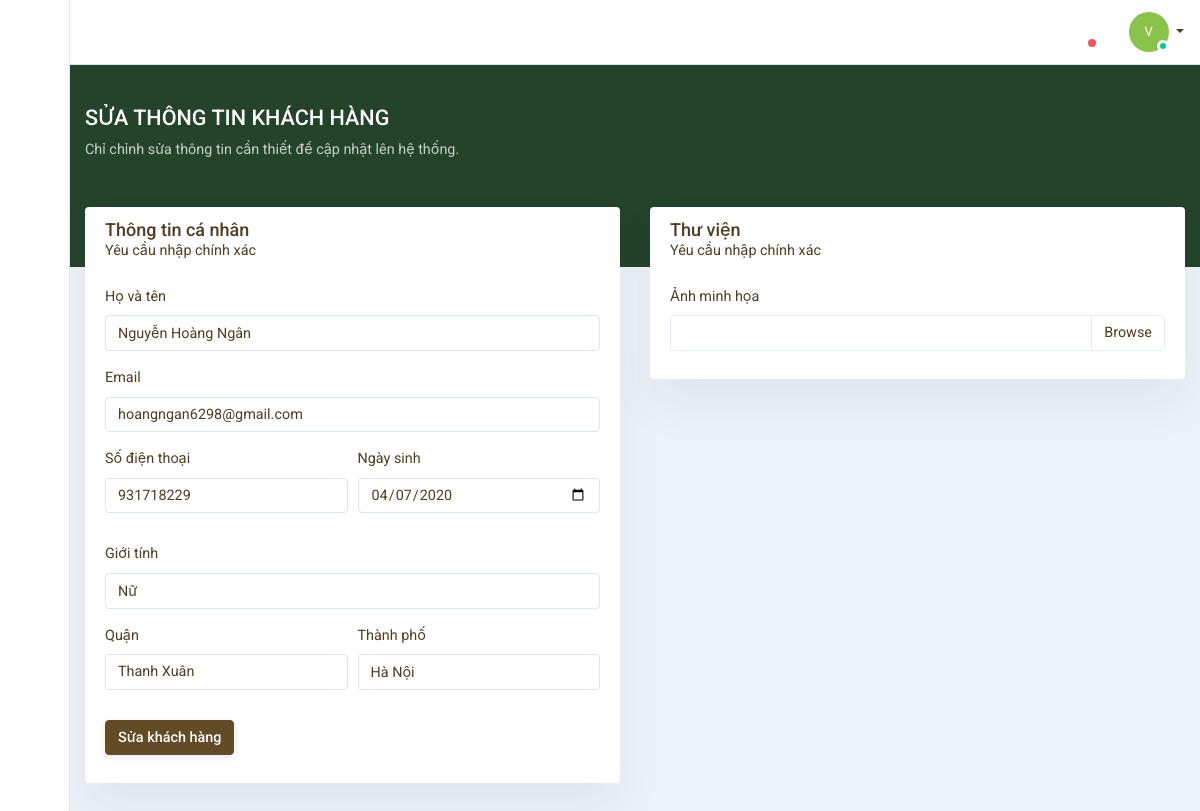
Screenshot of /admin/quan_tri_khach_hang/sua_khach_hang/1 with the database file from the repository.
### tables this page shows
CREATE TABLE `tbl_khach_hang` (
  `id` int(11) NOT NULL,
  `ten_kh` varchar(100) NOT NULL,
  `thanh_pho` varchar(100) DEFAULT NULL,
  `quan` varchar(100) DEFAULT NULL,
  `email` varchar(30) NOT NULL,
  `SDT` int(11) DEFAULT NULL,
  `ngay_tao` timestamp NULL DEFAULT current_timestamp(),
  `nguoi_tao` varchar(100) DEFAULT NULL,
  `ngay_sua` datetime DEFAULT NULL,
  `nguoi_sua` varchar(100) DEFAULT NULL,
  `anh_minh_hoa` text DEFAULT NULL,
  `ngaysinh` date NOT NULL,
  `gioi_tinh` varchar(50) NOT NULL
);

### application/controllers/admin/Quan_tri_khach_hang.php (called while the page is built, shortened)
<?php
class Quan_tri_khach_hang extends CI_Controller {
	public function sua_khach_hang()
	{
		$this->load->helper('url');
		$this->load->database();
		$this->load->model('khach_hang');
		$id = $this->uri->segment(4);
		$data['khach_hang'] = $this->khach_hang->lay_khach_hang_theo_ID($id);
		$this->load->view('admin/khach_hang_sua', $data);
	}
}

### index.php (called while the page is built, shortened)
<?php
require_once BASEPATH.'core/CodeIgniter.php';

### application/models/khach_hang.php (called while the page is built, shortened)
<?php
Class khach_hang extends CI_Model {
		public function lay_khach_hang_theo_ID($id)
        {
			$query = $this->db->query("
				SELECT *
				FROM tbl_khach_hang
				WHERE id='".$id."'"
			);
	        return  $query->row();
        }
}
;?>

### application/views/admin/khach_hang_sua.php (the view, shortened to what this page needs)
<!DOCTYPE html>
<html lang="en">
<head>
<link rel='stylesheet' href='https://d33wubrfki0l68.cloudfront.net/css/478ccdc1892151837f9e7163badb055b8a1833a5/crisp/assets/vendor/pace/pace.css'/>
<link rel='stylesheet' type='text/css' href='https://d33wubrfki0l68.cloudfront.net/bundles/291bbeead57f19651f311362abe809b67adc3fb5.css'/>
<link rel='stylesheet' href='https://d33wubrfki0l68.cloudfront.net/bundles/30bc673ce76f73ecf02568498f6b139269f6e4c7.css'/>
<link rel='stylesheet' type='text/css' href='https://d33wubrfki0l68.cloudfront.net/css/548117a22d5d22545a0ab2dddf8940a2e32c04ed/default/assets/fonts/materialdesignicons/materialdesignicons.min.css'/>
<link rel='stylesheet' type='text/css' href='https://d33wubrfki0l68.cloudfront.net/css/0940f25997c8e50e65e95510b30245d116f639f0/light/assets/fonts/feather/feather-icons.css'/>
<link rel='stylesheet' type='text/css' href='<?=base_url();?>atmos.min.css'/>
</head>
<body class="page-home">
<aside class="admin-sidebar">
    <div class="admin-sidebar-brand">
        <div class="ml-auto">
        </div>
    </div>
    <div class="admin-sidebar-wrapper js-scrollbar">
        <ul class="menu">
                <ul class="sub-menu">
                    <li class="menu-item ">
                        <a href='trang_quan_tri.html' class=' menu-link'>
                                            <span class="menu-label">
                                                <span class="menu-name">Quản trị hệ thống</span>
                                            </span>
                            <span class="menu-icon">
                                            </span>
                        </a>
                    </li>
                    <li class="menu-item ">
                        <a href='quan_tri_tin_tuc.html' class=' menu-link'>
                                            <span class="menu-label">
                                                <span class="menu-name">Quản trị tin tức</span>
                                            </span>
                            <span class="menu-icon">
                                            </span>
                        </a>
                    </li>
                    <li class="menu-item">
                        <a href='quan_tri_doi_ngu.html' class=' menu-link'>
                                            <span class="menu-label">
                                                <span class="menu-name">Quản trị đội ngũ</span>
                                            </span>
                            <span class="menu-icon">
                                            </span>
                        </a>
                    </li>
                    <li class="menu-item">
                        <a href='quan_tri_phan_hoi.html' class=' menu-link'>
                                            <span class="menu-label">
                                                <span class="menu-name">Quản trị phản hồi</span>
                                            </span>
                            <span class="menu-icon">
                                            </span>
                        </a>
                    </li>
                    <li class="menu-item">
                        <a href='quan_tri_don_hang.html' class=' menu-link'>
                                            <span class="menu-label">
                                                <span class="menu-name">Quản trị đơn hàng</span>
                                            </span>
                            <span class="menu-icon">
                                            </span>
                        </a>
                    </li>
                    <li class="menu-item">
                        <a href='quan_tri_don_hang.html' class=' menu-link'>
                                            <span class="menu-label">
                                                <span class="menu-name">Quản trị khách hàng</span>
                                            </span>
                            <span class="menu-icon">
                                            </span>
                        </a>
                    </li>
                </ul>
        </ul>
    </div>
</aside>
<main class="admin-main">
<header class="admin-header">
    <nav class=" mr-auto my-auto">
        <ul class="nav align-items-center">
            <li class="nav-item">
                <a class="nav-link" data-target="#siteSearchModal" data-toggle="modal" href="#">
                </a>
            </li>
        </ul>
    </nav>
    <nav class=" ml-auto">
        <ul class="nav align-items-center">
            <li class="nav-item">
                <div class="dropdown">
                    <a href="#" class="nav-link" data-toggle="dropdown" aria-haspopup="true" aria-expanded="false"> <i class="mdi mdi-24px mdi-bell-outline"></i>
                        <span class="notification-counter"></span>
                    </a>
                </div>
            </li>
            <li class="nav-item dropdown ">
                <a class="nav-link dropdown-toggle" href="#"   role="button" data-toggle="dropdown"
                   aria-haspopup="true" aria-expanded="false">
                    <div class="avatar avatar-sm avatar-online">
                        <span class="avatar-title rounded-circle bg-dark">V</span>
                    </div>
                </a>
            </li>
        </ul>
    </nav>
</header>
    <section class="admin-content">
        <div class="bg-dark">
            <div class="container  m-b-30">
                <div class="row">
                    <div class="col-12 text-white p-t-40 p-b-90">
                        <h4 class="">  SỬA THÔNG TIN KHÁCH HÀNG
                        </h4>
                        <p class="opacity-75 ">
                            Chỉ chỉnh sửa thông tin cần thiết để cập nhật lên hệ thống.
                            </p>
                    </div>
                </div>
            </div>
        </div>
       <div class="container  pull-up">
            <div class="row">
                <div class="col-lg-6">
                    <div class="card m-b-30">
                        <div class="card-header">
                            <h5 class="m-b-0">
                                 Thông tin cá nhân
                            </h5>
                            <p class="m-b-0 text-muted">
                                Yêu cầu nhập chính xác
                            </p>
                        </div>
                        <form method="POST" action="<?=base_url().'admin/quan_tri_khach_hang/thuc_hien_sua_khach_hang';?>">
                        <div class="card-body ">
                            <div class="form-row">
                                <div class="form-group col-md-12">
                                    <label for="txtHoTen">Họ và tên</label>
                                    <input type="text" class="form-control" name="txtHoTen" placeholder="Họ tên" value="<?=$khach_hang->ten_kh;?>">
                                </div>
                                <div class="form-group col-md-12">
                                    <label for="txtEmail">Email</label>
                                    <input type="email" class="form-control" name="txtEmail" placeholder="Email" value="<?=$khach_hang->email;?>">
                                </div>
                            </div>
                            <div class="form-row">
                                <div class="form-group col m-b-30">
                                    <label for="txtSDT">Số điện thoại</label>
                                    <input type="text" class="form-control" name="txtSDT" placeholder="SĐT" value="<?=$khach_hang->SDT;?>" >
                                </div>
                                <div class="form-group col m-b-30">
                                <label for="txtNgaySinh">Ngày sinh</label>
                                <input type="Date" class="form-control" name="txtNgaySinh" placeholder="Ngày sinh" value="<?=$khach_hang->ngaysinh;?>">
                                </div>
                            </div>
                            <div class="form-row">
                                <div class="form-group col m-b-12">
                                <label for="txtGioiTinh">Giới tính</label>
                                <input type="text" class="form-control" name="txtGioiTinh" placeholder="Giới tính" value="<?=$khach_hang->gioi_tinh;?>">
                                </div>
                            </div>
                            <div class="form-row">
                                <div class="form-group col m-b-30">
                                    <label for="txtQuan">Quận</label>
                                    <input type="text" class="form-control" name="txtQuan"  placeholder="Quận" value="<?=$khach_hang->quan;?>">
                                </div>
                                <div class="form-group col m-b-30">
                                    <label for="txtThanhPho">Thành phố</label>
                                    <input type="text" class="form-control" name="txtThanhPho" placeholder="Thành phố" value="<?=$khach_hang->thanh_pho;?>">
                                </div>
                            </div>
                            <div class="form-group">
                                <button class="btn btn-warning">Sửa khách hàng</button>
                            </div>
                        </div>
                    </div>
                </div>
                <div class="col-lg-6">
                    <div class="card m-b-30">
                        <div class="card-header">
                            <h5 class="m-b-0">
                                 Thư viện
                            </h5>
                            <p class="m-b-0 text-muted">
                                Yêu cầu nhập chính xác
                            </p>
                        </div>
                        <div class="card-body ">
                            <div class="form-group" >
                                <label for="txtAnhMinhHoa">Ảnh minh họa </label>
                                    <div class="custom-file">
                                        <label class="custom-file-label" for="txtAnhMinhHoa"></label>
                                    </div>
                                </div>
                        </div>
                    </div>
                    </div>
    </section>
</main>
</body>
</html>

### rows the page displays
tbl_khach_hang: txtHoTen "Nguyễn Hoàng Ngân", txtEmail "hoangngan6298@gmail.com", txtSDT "931718229", txtNgaySinh "04/07/2020", txtGioiTinh "Nữ", txtQuan "Thanh Xuân", txtThanhPho "Hà Nội"
